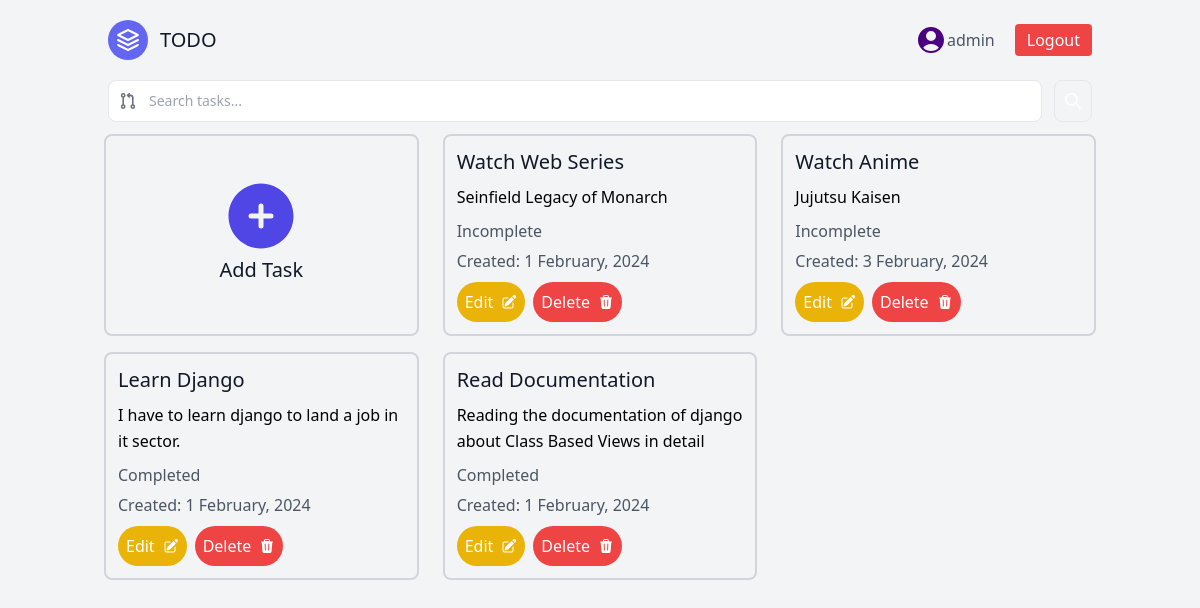
The app's page / (signed in) with its own data.
### app/models.py (models this page shows, shortened)
class Task(models.Model):
    user = models.ForeignKey(User, on_delete=models.CASCADE, null=True, blank=True)
    title = models.CharField(max_length=200)
    description = models.TextField(null=True, blank=True)
    complete = models.BooleanField(default=False)
    created = models.DateTimeField(auto_now_add=True)
    class Meta:
        ordering = ['complete']

### app/views.py (the view)
# urls.py: path("", TaskView.as_view(), name="task-list"),
class TaskView(LoginRequiredMixin, generic.ListView):
    template_name='app/list.html'
    model = Task
    context_object_name = 'tasks'
    def get_context_data(self, **kwargs):
        context = super().get_context_data(**kwargs)
        context["tasks"] = context["tasks"].filter(user=self.request.user)
        context['count'] = context['tasks'].filter(complete=False).count()
        search_input = self.request.GET.get('search-area') or ''
        if search_input:
            context['tasks']  = context['tasks'].filter(title__istartswith=search_input)
        context['search_input'] = search_input
        return context

### app/templates/app/list.html (shortened to what this page needs)
{% extends "app/base.html" %}
{% block content %}
    <section class="text-gray-600 body-font">
        <div class="container px-5 py-15 mx-auto">
            <form method="get" class="flex">
                <div class="relative w-full">
                    <div class="absolute inset-y-0 start-0 flex items-center ps-3 pointer-events-none">
                    </div>
                    <input name="search-area" type="text" id="simple-search" class="bg-white border border-white-300 text-gray-900 text-sm rounded-lg focus:ring-blue-500 focus:border-blue-500 block w-full ps-10 p-2.5  dark:bg-gray-700 dark:border-gray-600 dark:placeholder-gray-400 dark:text-white dark:focus:ring-blue-500 dark:focus:border-blue-500" placeholder="Search tasks..." value={{search_input}}>
                </div>
                <button type="submit" class="p-2.5 ms-3 text-sm font-medium text-white bg-black-700 rounded-lg border border-black-700 hover:bg-blue-800 focus:ring-4 focus:outline-none focus:ring-blue-300 dark:bg-blue-600 dark:hover:bg-blue-700 dark:focus:ring-blue-800">
                    <svg class="w-4 h-4" aria-hidden="true" xmlns="http://www.w3.org/2000/svg" fill="none" viewBox="0 0 20 20">
                        <path stroke="currentColor" stroke-linecap="round" stroke-linejoin="round" stroke-width="2" d="m19 19-4-4m0-7A7 7 0 1 1 1 8a7 7 0 0 1 14 0Z"/>
                    </svg>
                </button>
            </form>
            <div class="flex flex-wrap -mx-4 mt-1">
                <div class="w-full lg:w-1/3 md:w-1/3 px-3 py-2">
                    <div class="flex flex-col h-full p-8 rounded-lg border-2 border-gray-300">
                        <a href="{% url 'task-create' %}" class="inline-flex  justify-center text-indigo-600 mt-2">
                        </a>
                        <h2 class="text-lg sm:text-xl text-gray-900 font-medium title-font mb-2 text-center">
                            Add Task
                        </h2>
                    </div>
                </div>
                {% for task in tasks %}
                <div class="w-full lg:w-1/3 md:w-1/3 px-3 py-2">
                    <div class="flex flex-col h-full p-3 rounded-lg border-2 border-gray-300">
                        <h2 class="text-lg sm:text-xl text-gray-900 font-medium title-font mb-2">
                            {{ task.title }}
                        </h2>
                        <p class="leading-relaxed text-base text-black mb-2">
                            {{ task.description|capfirst }}
                        </p>
                        <p class="leading-relaxed text-base text-gray mb-1">
                            {% if task.complete %}
                                Completed
                            {% else %}
                                Incomplete
                            {% endif %}
                        </p>
                        <p class="leading-relaxed text-base mb-2 text-gray">
                            Created: {{ task.created|date:"j F, Y" }}
                        </p>
                        <div class="flex ">
                            <a class=" text-white inline-flex items-center p-2 bg-yellow-500 rounded-full" href="{% url 'task-update' task.pk %}">
                                Edit
                            </a>
                            <a class=" ml-2 text-white inline-flex items-center p-2 bg-red-500 rounded-full" href="{% url 'task-delete' task.pk %}">
                                Delete
                            </a>
                        </div>
                    </div>
                </div>
                {% endfor %}
            </div>
        </div>
    </section>
{% endblock content %}

### app/templates/app/base.html (shortened to what this page needs)
<!DOCTYPE html>
<html lang="en">
<head>
    <script src="https://cdn.tailwindcss.com"></script>
</head>
<body class="bg-gray-100">
    <header class="text-gray-600 body-font">
        <div class="container mx-auto flex flex-wrap p-5 flex-col md:flex-row items-center">
          <a class="flex title-font font-medium items-center text-gray-900 mb-4 md:mb-0">
            <svg xmlns="http://www.w3.org/2000/svg" fill="none" stroke="currentColor" stroke-linecap="round" stroke-linejoin="round" stroke-width="2" class="w-10 h-10 text-white p-2 bg-indigo-500 rounded-full" viewBox="0 0 24 24">
              <path d="M12 2L2 7l10 5 10-5-10-5zM2 17l10 5 10-5M2 12l10 5 10-5"></path>
            </svg>
            <span class="ml-3 text-xl">TODO</span>
          </a>
            <nav class="md:ml-auto flex flex-wrap items-center text-base justify-center">
                {% if request.user.is_authenticated %}
                    <p class="mr-5">{{request.user}}</p>
                    <form method="post" action="{% url 'logout' %}" class="inline-flex text-white items-center bg-red-500 border-0 py-1 px-3 focus:outline-none hover:bg-red-600 rounded text-base mt-4 md:mt-0">
                        <button type="submit">Logout</button>
                    </form>
                {% else %}
                    <a href="{% url 'login' %}" class="inline-flex text-white items-center bg-indigo-500 border-0 py-1 px-3 focus:outline-none hover:bg-red-600 rounded text-base mt-4 md:mt-0">
                        Login
                    </a>
                {% endif %}
            </nav>
        </div>
    </header>
{% block content %}
{% endblock content %}
</body>
</html>

### records on screen
Task: title "Watch Web Series", description "Seinfield Legacy of Monarch", complete "Incomplete", created "1 February, 2024"
Task: title "Watch Anime", description "Jujutsu Kaisen", complete "Incomplete", created "3 February, 2024"
Task: title "Learn Django", description "I have to learn django to land a job in it sector.", complete "Completed", created "1 February, 2024"
Task: title "Read Documentation", description "Reading the documentation of django about Class Based Views in detail", complete "Completed", created "1 February, 2024"

### other values on screen
{{ request.user }} "admin"
